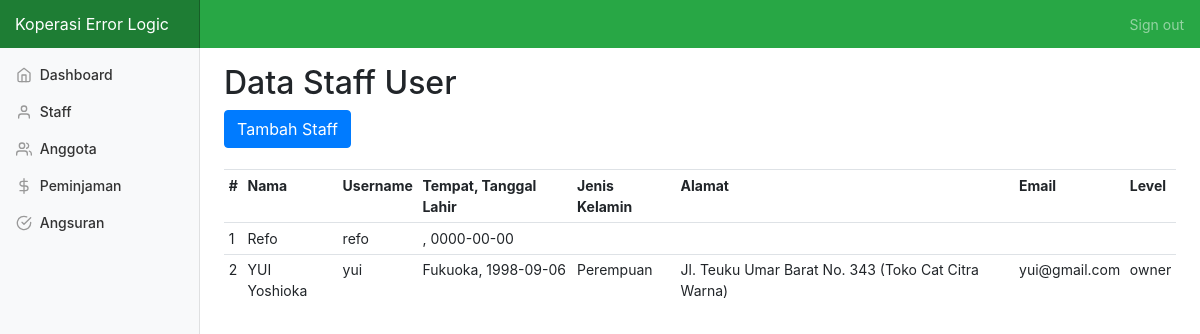
Page /staff.php (signed in) on the committed database.
### tables this page shows
CREATE TABLE `user` (
  `id_user` int(11) NOT NULL,
  `username` varchar(30) NOT NULL,
  `password` varchar(255) NOT NULL,
  `nama` varchar(100) NOT NULL,
  `tempat_lahir` varchar(30) NOT NULL,
  `tanggal_lahir` date NOT NULL,
  `jenis_kelamin` varchar(15) NOT NULL,
  `alamat` varchar(255) NOT NULL,
  `email` varchar(30) NOT NULL,
  `level` varchar(10) NOT NULL
);

### staff.php (the view, shortened to what this page needs)
<?php require_once "view/head.php"; ?>
  <?php require_once "view/sidebar.php"; ?>
    <h2>Data Staff User</h2>
    <button type="button" class="btn btn-primary" data-toggle="modal" data-target="#addModal">
	  Tambah Staff
	</button>
    <br><br>
    <div class="table-responsive">
      	<table class="table table-sm">
      		<tr>
      			<th>#</th>
      			<th>Nama</th>
      			<th>Username</th>
      			<th>Tempat, Tanggal Lahir</th>
      			<th>Jenis Kelamin</th>
      			<th>Alamat</th>
      			<th>Email</th>
      			<th>Level</th>
      		</tr>
      		<?php
      			$no = 1;
      			$query = mysqli_query($connect, "SELECT * FROM user");
      			while($row = mysqli_fetch_array($query)){
      		?>
      		<tr>
      			<td><?= $no++ ?></td>
      			<td><?= $row['nama'] ?></td>
      			<td><?= $row['username'] ?></td>
      			<td><?= $row['tempat_lahir'] ?>, <?= $row['tanggal_lahir'] ?></td>
      			<td><?= $row['jenis_kelamin'] ?></td>
      			<td><?= $row['alamat'] ?></td>
      			<td><?= $row['email'] ?></td>
      			<td><?= $row['level'] ?></td>
      		</tr>
      		<?php } ?>
      	</table>
    </div>
  <?php require_once "view/footer.php" ?>

### css/dashboard.css (style rules this page uses)
body { font-size: .875rem; }

### rows in the picture
user: nama "Refo", username "refo", tanggal_lahir "0000-00-00"
user: nama "YUI Yoshioka", username "yui", tempat_lahir "Fukuoka", tanggal_lahir "1998-09-06", jenis_kelamin "Perempuan", alamat "Jl. Teuku Umar Barat No. 343 (Toko Cat Citra Warna)", email "yui@gmail.com", level "owner"
